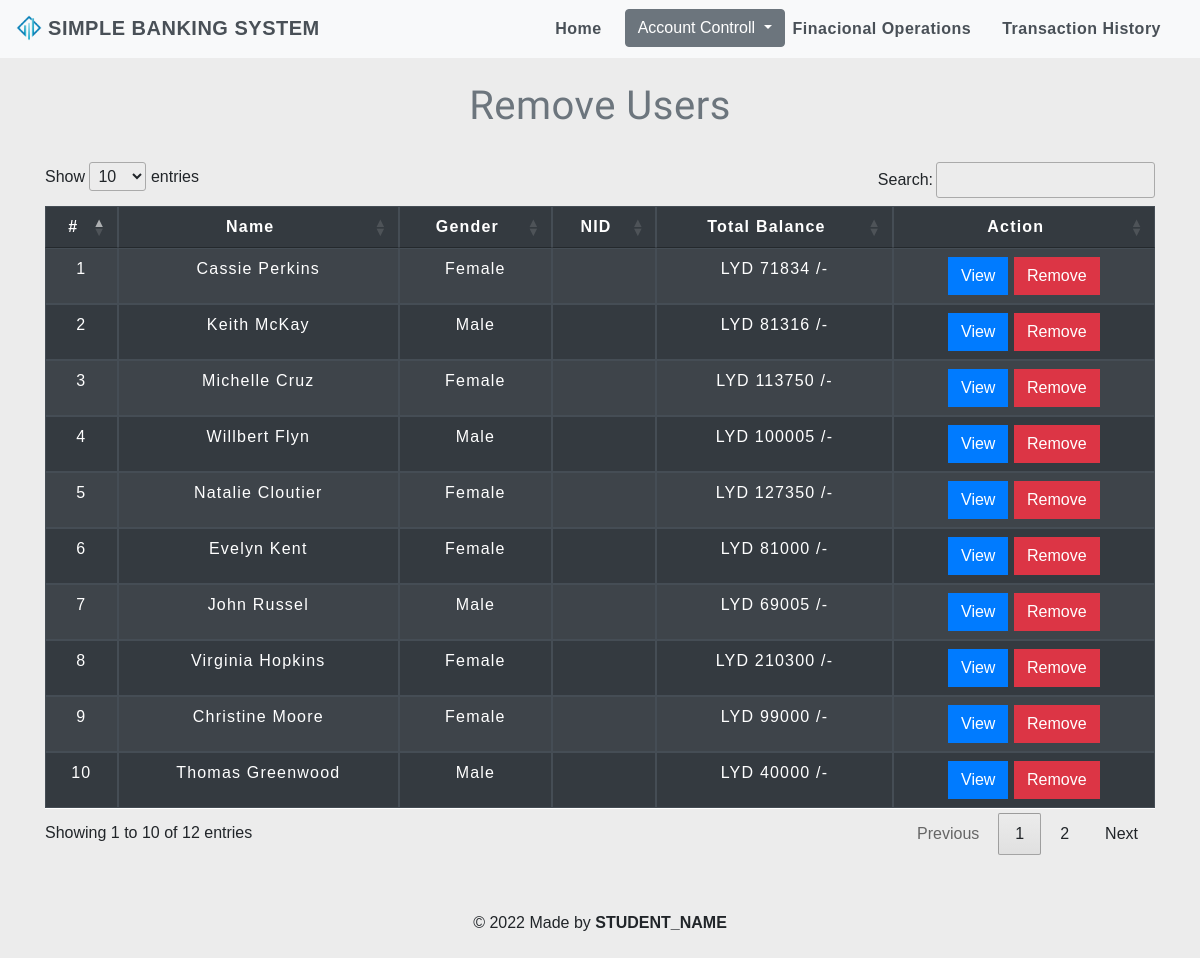
The app's page /accountIndex.php, older data.
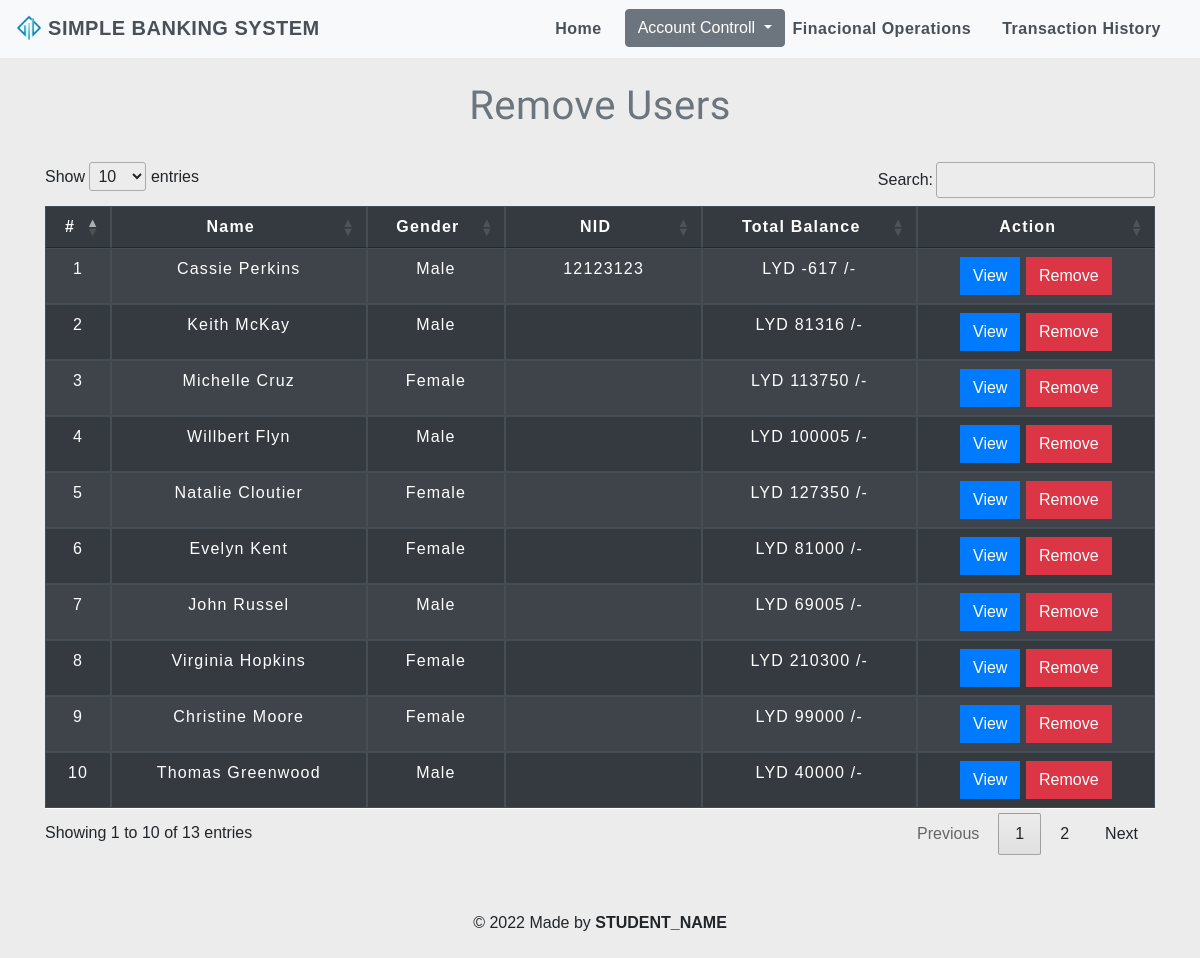
The same page, newer data.
### tables this page shows
CREATE TABLE `users` (
  `id` int(7) NOT NULL,
  `name` text NOT NULL,
  `email` varchar(30) NOT NULL,
  `gender` varchar(155) NOT NULL,
  `balance` int(8) NOT NULL,
  `nid` varchar(12) DEFAULT NULL,
  `phone` varchar(18) DEFAULT NULL,
  `address` text DEFAULT NULL,
  `notes` text DEFAULT NULL,
  `status` tinyint(2) UNSIGNED NOT NULL DEFAULT 1,
  `checksum` bigint(20) DEFAULT 0,
  `image` text DEFAULT NULL,
  `overDraw` int(12) NOT NULL DEFAULT 0
);

### accountIndex.php (the view, shortened to what this page needs)
<!DOCTYPE html>
<html lang="en">
<head>
    <link rel="stylesheet" href="https://cdn.jsdelivr.net/npm/bootstrap@4.6.2/dist/css/bootstrap.min.css">
    <link rel="stylesheet" type="text/css" href="https://cdn.datatables.net/1.12.1/css/jquery.dataTables.css">
        <link rel="stylesheet" type="text/css" href="css/table.css">
    <link rel="stylesheet" type="text/css" href="css/navbar.css">
</head>
<body style="background-color : #ececec;">
<?php
    include 'config.php';
    $sql = "SELECT * FROM users WHERE status <> 9";
    $result = mysqli_query($conn,$sql);
?>
<?php
  include 'navbar.php';
?>
<div class="container">
        <h2 class="text-center pt-4" style="color : #6c757d;">Remove Users</h2>
        <br>
            <div class="row">
                <div class="col">
                    <div class="table-responsive-sm">
                    <table id="dtBasicExample" class="table table-hover table-sm table-striped table-condensed table-bordered table-dark" style="border-color:white;">
                        <thead style="color : white;">
                            <tr>
                            <th scope="col" class="text-center py-2">#</th>
                            <th scope="col" class="text-center py-2">Name</th>
                            <th scope="col" class="text-center py-2">Gender</th>
                            <th scope="col" class="text-center py-2">NID</th>
                            <th scope="col" class="text-center py-2">Total Balance</th>
                            <th scope="col" class="text-center py-2">Action</th>
                            </tr>
                        </thead>
                        <tbody>
                <?php
                    $cnt=1;
                    while($rows=mysqli_fetch_assoc($result)){
                ?>
                    <tr style="color : white;">
                        <td class="py-2"><?php echo $cnt;; ?></td>
                        <td class="py-2"><?php echo $rows['name']?></td>
                        <td class="py-2"><?php echo $rows['gender']?></td>
                        <td class="py-2"><?php echo $rows['nid']?></td>
                        <td class="py-2">LYD <?php echo $rows['balance']?> /-</td>
                        <td>
                        <a href="userDetails.php?id=<?php echo $rows['id'] ;?>">
                         <button type="button" class="btn btn-primary" style="border-radius:0%;">View</button></a>
                        <a href="removeuserrq.php?id=<?php echo $rows['id'] ;?>">
                         <button type="button" class="btn btn-danger" style="border-radius:0%;">Remove</button></a>
                        </td>
                    </tr>
                <?php
                        $cnt=$cnt+1;
                    }
                ?>
                        </tbody>
                    </table>
                    </div>
                </div>
            </div>
         </div>
         <?php include 'footer.php'; ?>
                        </body>
</html>

Row changes from the older to the newer data that the page shows:
changed users "Cassie Perkins": gender "Female" → "Male"; nid (not shown) → "12123123"; balance "71834" → "-617"
Text that changed along with them:
text written by a page script: "Show entries Search: Showing 1 to 10 of 12 entries Previous 1 2 Next" → "Show entries Search: Showing 1 to 10 of 13 entries Previous 1 2 Next"
